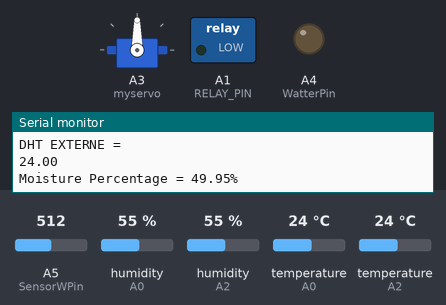
A sketch run on a simulated Arduino Uno, built with avr-gcc and run on an emulated ATmega328P. Parts: servo, switched loads named in the sketch (green lamp = pin HIGH), output pins drawn as LEDs (lit = HIGH), the last lines printed to the serial monitor. The inputs (shaded band) are chosen by the test bench; at power-on: temperature (sensors on A0, A2) 24 °C, A5 (SensorWPin) = 512, humidity (sensors on A0, A2) 55 %.

Above: at 6.2 s.
6.3 s: temperature (sensor on A0) set to 17 °C
17.5 s: temperature (sensor on A0) set to 14 °C
At 23.8 s:
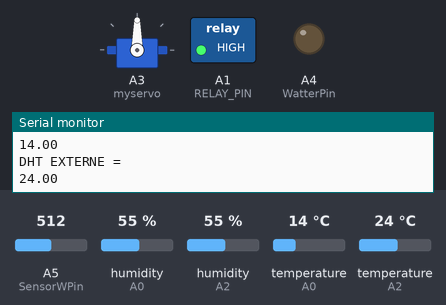
26.6 s: A5 (SensorWPin) set to 369
33.6 s: A5 (SensorWPin) set to 341
At 35.2 s:
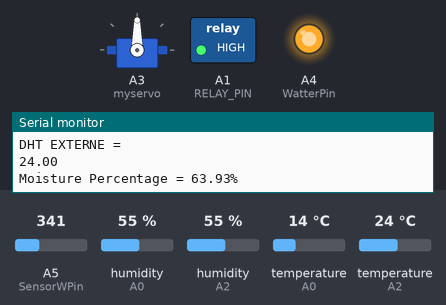
46.7 s: A5 (SensorWPin) set to 716
At 57.8 s:
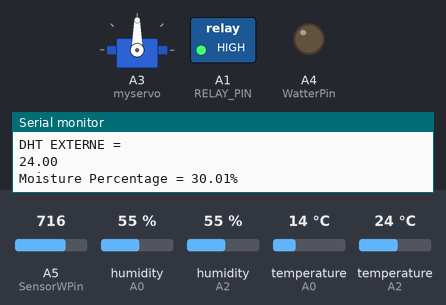
59.8 s: A5 (SensorWPin) set to 306
At 66.5 s:
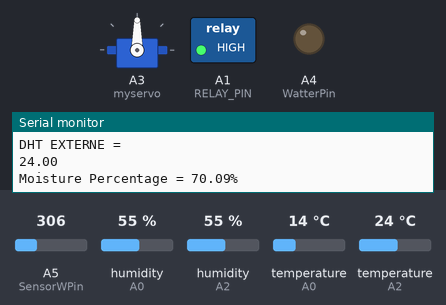
Timing chart, 0 to 67.9 s (numbered marks = the images above; inputs shaded):
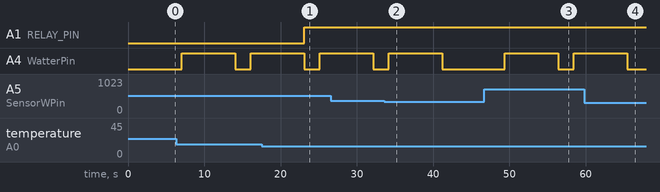

Measured:
- the behaviour switches between 16 and 15 °C on temperature (sensor on A0) (found by bisection; images 0 and 1)
- the behaviour switches between 359 and 358 on A5 (SensorWPin) (found by bisection; images 1 and 2)
- after the input at 17.5 s, A1 (RELAY_PIN): LOW → HIGH after 5.6 s
- after the input at 33.6 s, A4 (WatterPin): goes on until 41.2 s, then stays LOW
- after the input at 46.7 s, A4 (WatterPin): LOW → HIGH after 2.7 s, → LOW 7.0 s later, → HIGH 2.0 s later
- after the input at 59.8 s, A4 (WatterPin): goes on until 65.4 s, then stays LOW

The sketch:

serre.ino
```cpp
#include "DHT.h"
#include <Servo.h>
#define DHTPIN0 A2     // what pin we're connected to
#define DHTPIN1 A0     // what pin we're connected to
#define GET2_TEMP() (analogRead(DHTPIN1))
#define DHTTYPE DHT11
#define SensorWPin A5
#define WatterPin A4
DHT dht0(DHTPIN0, DHTTYPE);
DHT dht1(DHTPIN1, DHTTYPE);
const int RELAY_PIN = A1;
int servoPin = A3;
const int TEMP_THRESHOLD_UPPER = 18;
const int TEMP_THRESHOLD_LOWER = 16;
const int MinTemp=16;
const int MaxTemp=18;
int pos = 0;
float sensorValue = 0;
Servo myservo;

void setup() {
  Serial.begin(9600);
  dht0.begin();
  dht1.begin();
  pinMode(RELAY_PIN, OUTPUT);
  myservo.attach(A3);
   pinMode(WatterPin, OUTPUT);
   delay(5000);
}
void AirAmbiant(){
 float t1 = dht1.readTemperature();

 if (isnan(t1)) {
    Serial.println("Failed to read from DHT sensor!");
  } else if(t1 > TEMP_THRESHOLD_UPPER){
      Serial.println("The fan is turned off");
      Serial.println(t1);
      digitalWrite(RELAY_PIN, LOW); // turn on
    } else if(t1 < TEMP_THRESHOLD_LOWER){
      Serial.println("The fan is turned on");
       Serial.println(t1);
      digitalWrite(RELAY_PIN, HIGH); // turn on
    }
}
void servom(){
  float t2 = dht0.readTemperature();

  if (t2 <= MinTemp) {
  for (pos = 90; pos <= 0; pos += 1) {
  myservo.write(pos);
     delay(20);
}
  }
  if (t2 >= MaxTemp) {
  for (pos = 90; pos <= 0; pos += 1) {
  myservo.write(pos);
   delay(20);
}
  }
  else if (t2 = 28) {
  for (pos = 0; pos >= 90; pos -= 1){
  myservo.write(pos);
   delay(20);
  }
  }
  Serial.println("DHT EXTERNE =");
 Serial.println(t2);
delay(1000);
 }
void waterinf() {
  sensorValue = analogRead(SensorWPin);
  sensorValue = ( 100 - ( (sensorValue/1023.00) * 100 ) );
  Serial.print("Moisture Percentage = ");
  Serial.print(sensorValue);
  Serial.print("%\n\n");
  delay(1000);
}
void watering() {
  if (sensorValue < 65) {
    digitalWrite(WatterPin, HIGH);
    delay(7000);
    digitalWrite(WatterPin, LOW);
    Serial.print("arrosage terminé");
  }
}
void loop() {
 AirAmbiant();
 servom();
 waterinf();
 watering();
  }
```
